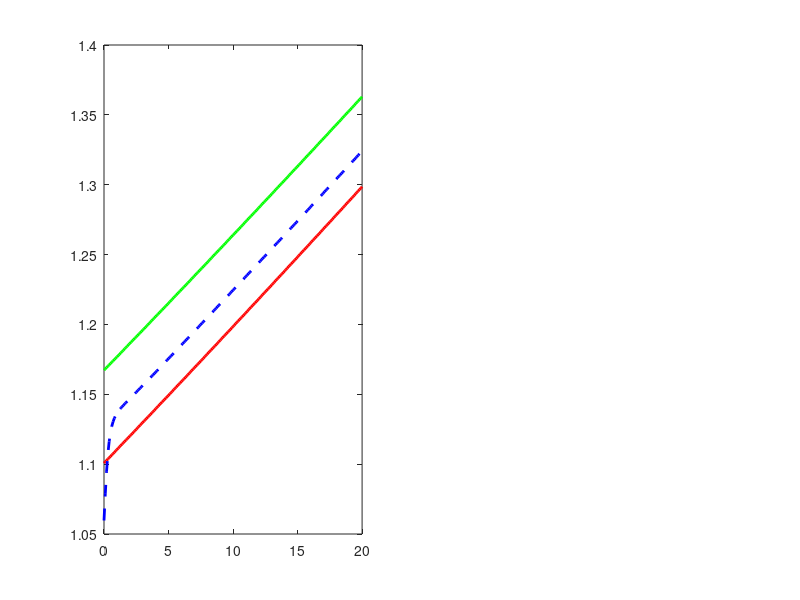

MATLAB code for this plot: (Note: this script raises an error after producing the figure.)
% Original MS thesis code (2021), Kamal Mehta. See README.md.
clear; clc

%--------Constant velocity-----------%
dt = 0.1;
F = [ 1 dt zeros(1,4);
      0 1 zeros(1,4);
      0 0 1 dt 0 0;
      0 0 0 1 0 0;
      zeros(1,4) 1 dt;
      zeros(1,4) 0 1];
  
H = [1 zeros(1,5);
     zeros(1,2) 1 zeros(1,3) ;
     zeros(1,4) 1 0];  
  
R_lidar = [0.000059 0 0;
     0 0.000055 0;
     0 0 0.000048];  
 
R_cam = [0.0001 0 0;
     0 0.00001 0;
     0 0 0.00015]; 
 
Q = [0.000029 zeros(1,5);
     0 0.000029 zeros(1,4);
     zeros(1,2) 0.000025 zeros(1,3);
     zeros(1,3) 0.000025 zeros(1,2);
     zeros(1,4) 0.000038 0;
     zeros(1,5) 0.000038]; 
 

% initialization of estimation state and covariance  
X_est0 = [0.02;0;0.35;0;1.0;0];
P_est0 = Q;
%sensor measurements
u = 0.005;
v = 0.0001;
w = 0.01;
X_camera = [0.018:u*dt:0.118;
            0.39:v*dt:0.392;
            1.1:w*dt:1.3]';
        
X_Lidar = [0.016:u*dt:0.116;
            0.33:v*dt:0.332;
            1.05:w*dt:1.25]';
W = 0.4;
for i = 1:size(X_Lidar,1)
    
    if i == 1
       %prediction
        X_pred(i,:) = F * X_est0;
        P_pred(:,:,i) = F * P_est0 * F' + Q;
                
        %Kalman gain
        K(:,:,i) = P_pred(:,:,i) * H' /(H * P_pred(:,:,i) * H' + R_cam + R_lidar);
    
       %Correction
        X_est(i,:) = X_pred(i,:)' + K(:,:,i) * (W.*(X_camera(i,:)' - H*X_pred(i,:)') + (1 - W).*(X_Lidar(i,:)' - H*X_pred(i,:)'));
        P_est(:,:,i) = (eye(6) - K(:,:,i) * H) * P_pred(:,:,i);
        
    else
        
       %prediction
        X_pred(i,:) = F * X_est(i-1,:)';
        P_pred(:,:,i) = F * P_est(:,:,i-1) * F' + Q;  
                
        %Kalman gain
        K(:,:,i) = P_pred(:,:,i) * H' /(H * P_pred(:,:,i) * H' + R_cam + R_lidar);
    
       %Correction
        X_est(i,:) = X_pred(i,:)' + K(:,:,i) * (W.*(X_camera(i,:)' - H*X_pred(i,:)') + (1 - W).*(X_Lidar(i,:)' - H*X_pred(i,:)'));
        P_est(:,:,i) = (eye(6) - K(:,:,i) * H) * P_pred(:,:,i);
    end
end


figure;
subplot(121);
plot(0:dt:200*dt,sqrt(sum((X_camera).^2')),'g','LineWidth',2)
hold on;
plot(0:dt:200*dt,sqrt(sum((X_Lidar).^2')),'r','LineWidth',2)
hold on;
plot(0:dt:200*dt,sqrt(sum(([X_pred(:,1) X_pred(:,3) X_pred(:,5)]).^2')),'--b','LineWidth',2)
hold on;
plot(0:dt:200*dt,sqrt(sum(([X_est(:,1) X_est(:,3) X_est(:,5)]).^2')),'Xm','LineWidth',2)
xlabel('t (sec)')
ylabel('Distance (Meter)')
title('Position');
legend('Camera', 'Lidar', 'Prediction', 'Estimated')
hold off;

subplot(122);
plot(0:dt:200*dt,sqrt(sum(([X_pred(:,2) X_pred(:,4) X_pred(:,6)]).^2')),'--b','LineWidth',2)
hold on;
plot(0:dt:200*dt,sqrt(sum(([X_est(:,2) X_est(:,4) X_est(:,6)]).^2')),'Xm','LineWidth',2)
xlabel('t (sec)')
ylabel('Velocity (Meter/sec)')
title('Velocity');
legend('Prediction', 'Estimated')
hold off;
  
